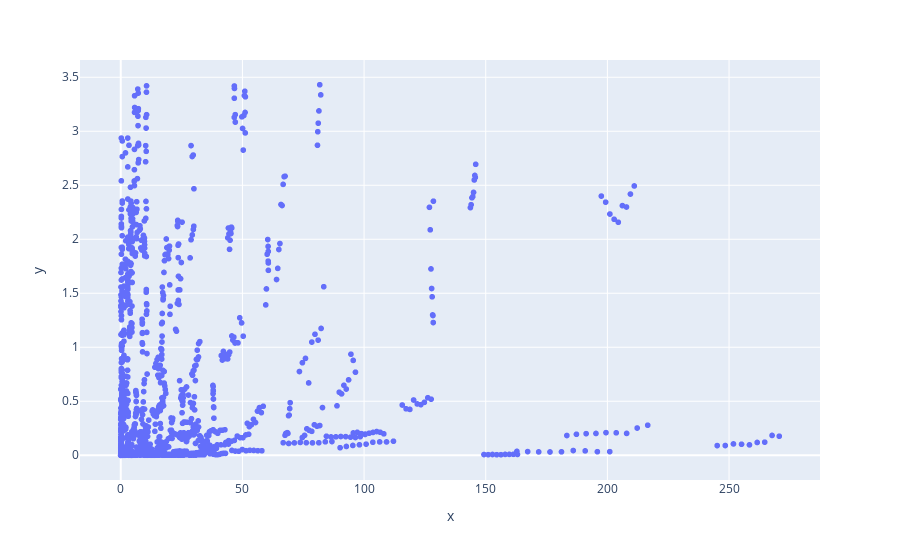

Notebook cell for this chart:
### Code cell
fig = px.scatter(x=x_filtered["population"], y=y_filtered)
fig.show()

### Figure 1 — Plotly figure (JSON) as saved in the notebook; plotly's stock layout.template omitted (floating-point values rounded to 4 significant figures; data arrays with more than 128 entries replaced by an {"elided": "..."} marker saying what was removed)
{"data": [{"hovertemplate": "x=%{x}<br>y=%{y}<extra></extra>", "legendgroup": "", "marker": {"color": "#636efa", "symbol": "circle"}, "mode": "markers", "name": "", "showlegend": false, "type": "scattergl", "x": {"elided": "1640 float values"}, "xaxis": "x", "y": {"elided": "1640 float values"}, "yaxis": "y"}], "layout": {"legend": {"tracegroupgap": 0}, "margin": {"t": 60}, "xaxis": {"anchor": "y", "domain": [0, 1], "title": {"text": "x"}}, "yaxis": {"anchor": "x", "domain": [0, 1], "title": {"text": "y"}}}}
